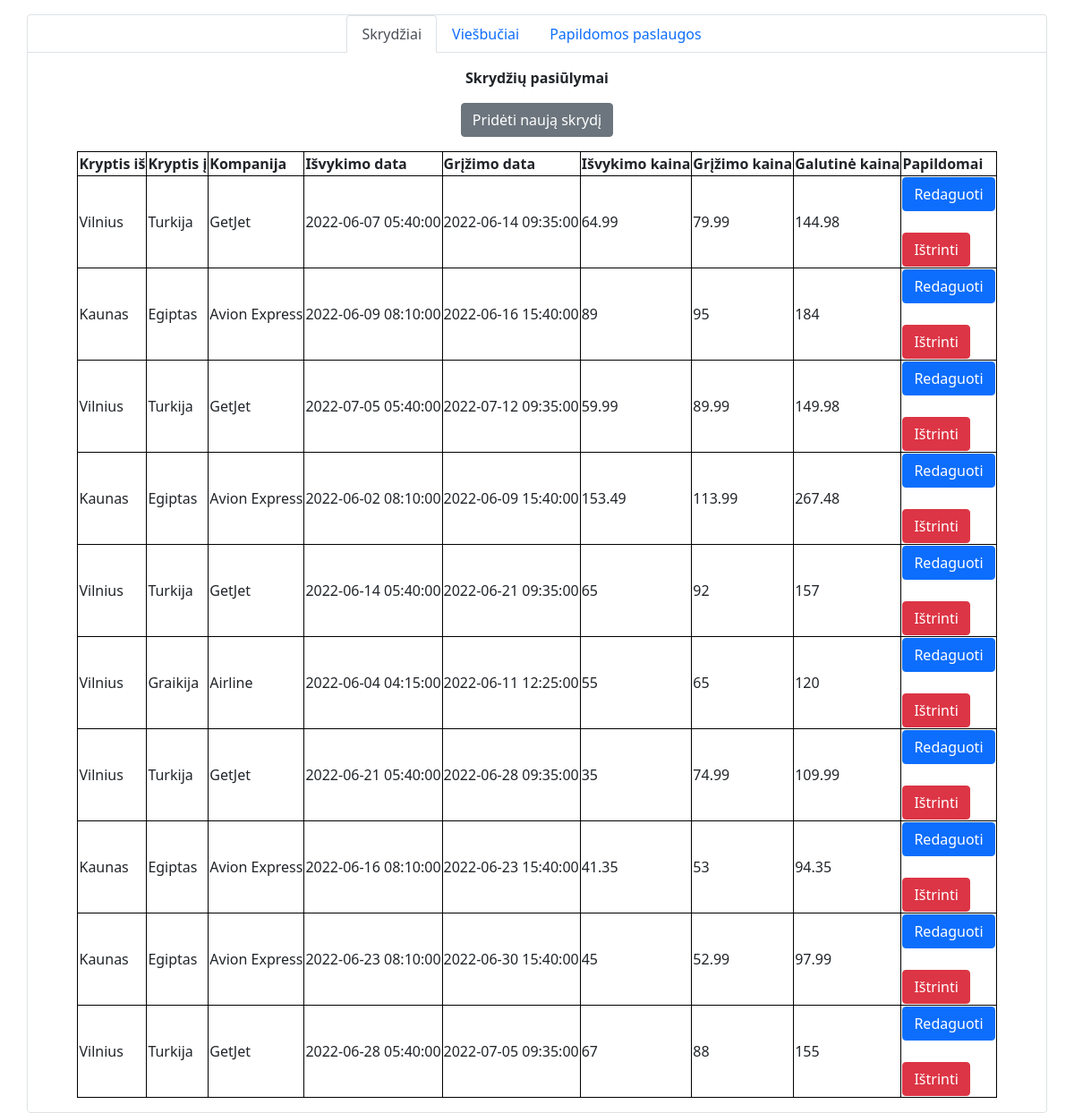
The app's page /Admin_skrydziai.php with its own data.
### tables this page shows
CREATE TABLE `skrydziai` (
  `skrydzioid` int(11) NOT NULL AUTO_INCREMENT,
  `kryptis_is` varchar(32) NOT NULL,
  `kryptis_i` varchar(32) NOT NULL,
  `kompanija` varchar(32) NOT NULL,
  `isvykimo_data` datetime NOT NULL,
  `grizimo_data` datetime NOT NULL,
  `isvykimo_kaina` double NOT NULL,
  `grizimo_kaina` double NOT NULL,
  `galutine_kaina` double NOT NULL,
  `nuotrauka_url` varchar(1500) DEFAULT NULL,
  PRIMARY KEY (`skrydzioid`)
);

### Admin_skrydziai.php (the view, shortened to what this page needs)
<?php
require_once 'sesija.php';
$sql = "SELECT * FROM skrydziai";
$skrydziai = $conn->query($sql);
?>
<!doctype html>
<html lang="en">
  <head>
    <link href="https://cdn.jsdelivr.net/npm/bootstrap@5.1.3/dist/css/bootstrap.min.css" rel="stylesheet">
	<link href="stilius.css" rel="stylesheet">
  </head>
  <body>
<div class="container border rounded mt-3">
	<div class="row mb-3">
		<ul class="nav nav-tabs justify-content-center">
		  <li class="nav-item">
			<a class="nav-link active" aria-current="page">Skrydžiai</a>
		  </li>
		  <li class="nav-item">
			<a class="nav-link" href="Admin_viesbuciai.php">Viešbučiai</a>
		  </li>
		  <li class="nav-item">
			<a class="nav-link" href="Admin_paslaugos.php">Papildomos paslaugos</a>
		  </li>
		</ul>
	</div>
	<span class="d-flex justify-content-center fw-bold">Skrydžių pasiūlymai</span>
	<div class="d-flex justify-content-center mb-3 mt-3">
		<form action='prideti_skrydi.php'>
			<button class="btn btn-secondary" type='submit'>Pridėti naują skrydį</button>
		</form>
	</div>
	<div class="d-flex justify-content-center mb-3 mt-3">
		<?php
		if($skrydziai->num_rows > 0){
			echo '
			<table>
			<tr>
				<th>Kryptis iš</th>
				<th>Kryptis į</th>
				<th>Kompanija</th>
				<th>Išvykimo data</th>
				<th>Grįžimo data</th>
				<th>Išvykimo kaina</th>
				<th>Grįžimo kaina</th>
				<th>Galutinė kaina</th>
				<th>Papildomai</th>
			</tr>
		  ';
			while ($row = $skrydziai->fetch_assoc()) {
				echo "  <tr>
				<td>".$row['kryptis_is']."</td>
				<td>".$row['kryptis_i']."</td>
				<td>".$row['kompanija']."</td>
				<td>".$row['isvykimo_data']."</td>
				<td>".$row['grizimo_data']."</td>
				<td>".$row['isvykimo_kaina']."</td>
				<td>".$row['grizimo_kaina']."</td>
				<td>".$row['galutine_kaina']."</td>
				<td>
					<form action='redaguoti_skrydi.php' method='post'>
						<input hidden name='kryptis_is' value='".$row['kryptis_is']."'/>
						<input hidden name='kryptis_i' value='".$row['kryptis_i']."'/>
						<input hidden name='kompanija' value='".$row['kompanija']."'/>
						<input hidden name='isvykimo_data' value='".$row['isvykimo_data']."'/>
						<input hidden name='grizimo_data' value='".$row['grizimo_data']."'/>
						<input hidden name='isvykimo_kaina' value='".$row['isvykimo_kaina']."'/>
						<input hidden name='grizimo_kaina' value='".$row['grizimo_kaina']."'/>
						<input hidden name='galutine_kaina' value='".$row['galutine_kaina']."'/>
						<input hidden name='skrydzioid' value='".$row['skrydzioid']."'/>
						<button class='btn btn-primary' type='submit'>Redaguoti </button>
					</form>
					</br>
					<form action='istrinti_skrydi.php'>
						<input hidden name='skrydzioid' value='".$row['skrydzioid']."'/>
						<button class='btn btn-danger' type='submit'>Ištrinti </button>
					</form>
				</td>
			  </tr>";
			}
		 }
		 echo '</table>';
		?>
	</div>
</div>
  </body>
</html>

### stilius.css (style rules this page uses)
table, th, td { border: 1px solid black; }

### records on screen
skrydziai: kryptis_is "Vilnius", kryptis_i "Turkija", kompanija "GetJet", isvykimo_data "2022-06-07 05:40:00", grizimo_data "2022-06-14 09:35:00", isvykimo_kaina "64.99", grizimo_kaina "79.99", galutine_kaina "144.98"
skrydziai: kryptis_is "Kaunas", kryptis_i "Egiptas", kompanija "Avion Express", isvykimo_data "2022-06-09 08:10:00", grizimo_data "2022-06-16 15:40:00", isvykimo_kaina "89", grizimo_kaina "95", galutine_kaina "184"
skrydziai: kryptis_is "Vilnius", kryptis_i "Turkija", kompanija "GetJet", isvykimo_data "2022-07-05 05:40:00", grizimo_data "2022-07-12 09:35:00", isvykimo_kaina "59.99", grizimo_kaina "89.99", galutine_kaina "149.98"
skrydziai: kryptis_is "Kaunas", kryptis_i "Egiptas", kompanija "Avion Express", isvykimo_data "2022-06-02 08:10:00", grizimo_data "2022-06-09 15:40:00", isvykimo_kaina "153.49", grizimo_kaina "113.99", galutine_kaina "267.48"
skrydziai: kryptis_is "Vilnius", kryptis_i "Turkija", kompanija "GetJet", isvykimo_data "2022-06-14 05:40:00", grizimo_data "2022-06-21 09:35:00", isvykimo_kaina "65", grizimo_kaina "92", galutine_kaina "157"
skrydziai: kryptis_is "Vilnius", kryptis_i "Graikija", kompanija "Airline", isvykimo_data "2022-06-04 04:15:00", grizimo_data "2022-06-11 12:25:00", isvykimo_kaina "55", grizimo_kaina "65", galutine_kaina "120"
skrydziai: kryptis_is "Vilnius", kryptis_i "Turkija", kompanija "GetJet", isvykimo_data "2022-06-21 05:40:00", grizimo_data "2022-06-28 09:35:00", isvykimo_kaina "35", grizimo_kaina "74.99", galutine_kaina "109.99"
skrydziai: kryptis_is "Kaunas", kryptis_i "Egiptas", kompanija "Avion Express", isvykimo_data "2022-06-16 08:10:00", grizimo_data "2022-06-23 15:40:00", isvykimo_kaina "41.35", grizimo_kaina "53", galutine_kaina "94.35"
skrydziai: kryptis_is "Kaunas", kryptis_i "Egiptas", kompanija "Avion Express", isvykimo_data "2022-06-23 08:10:00", grizimo_data "2022-06-30 15:40:00", isvykimo_kaina "45", grizimo_kaina "52.99", galutine_kaina "97.99"
skrydziai: kryptis_is "Vilnius", kryptis_i "Turkija", kompanija "GetJet", isvykimo_data "2022-06-28 05:40:00", grizimo_data "2022-07-05 09:35:00", isvykimo_kaina "67", grizimo_kaina "88", galutine_kaina "155"
